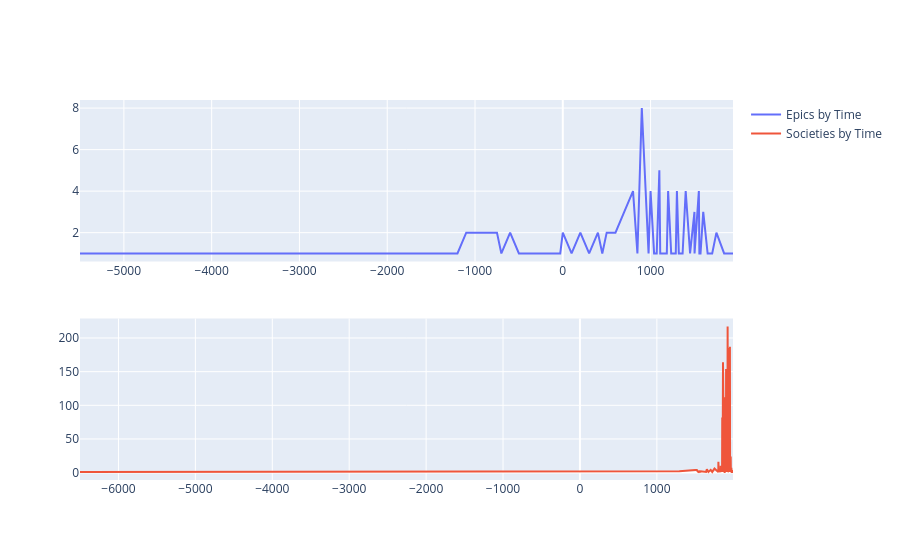

Notebook code cell kept with this figure:
### Code cell
fig9 = make_subplots(rows = 2, cols = 1, specs=[[{'type':'scatter'}], [{'type':'scatter'}]])

# scatter timeline for societies
fig9.add_trace(go.Scatter(x=year_epics.index,
                    y=year_epics.values,
                    name="Epics by Time",
                    mode='lines'
                    ), row=1, col=1
                    )

# scatter timeline for societies
fig9.add_trace(go.Scatter(x=year_group.index,
                    y=year_group.values,
                    name="Societies by Time",
                    mode='lines'
                    ), row=2, col=1
                    )

fig9.show()

#i don't think I'll include this visualization... it's mostly boring

### Figure 1 — Plotly figure (JSON) as saved in the notebook; plotly's stock layout.template omitted (floating-point values rounded to 4 significant figures; data arrays with more than 128 entries replaced by an {"elided": "..."} marker saying what was removed)
{"data": [{"mode": "lines", "name": "Epics by Time", "type": "scatter", "x": [-5500.0, -2500.0, -1500.0, -1292.0, -1200.0, -1100.0, -1000.0, -750.0, -700.0, -600.0, -500.0, -330.0, -100.0, -29.0, 0.0, 100.0, 200.0, 300.0, 400.0, 450.0, 500.0, 600.0, 700.0, 800.0, 850.0, 900.0, 977.0, 1000.0, 1040.0, 1050.0, 1066.0, 1070.0, 1100.0, 1110.0, 1140.0, 1150.0, 1157.0, 1180.0, 1185.0, 1200.0, 1228.0, 1235.0, 1240.0, 1250.0, 1270.0, 1287.0, 1300.0, 1322.0, 1365.0, 1400.0, 1450.0, 1500.0, 1501.0, 1550.0, 1556.0, 1560.0, 1562.0, 1569.0, 1600.0, 1650.0, 1692.0, 1702.0, 1750.0, 1830.0, 1832.0, 1835.0, 1838.0, 1861.0, 1881.0, 1900.0, 1939.0], "xaxis": "x", "y": [1, 1, 1, 1, 1, 2, 2, 2, 1, 2, 1, 1, 1, 1, 2, 1, 2, 1, 2, 1, 2, 2, 3, 4, 1, 8, 1, 4, 1, 1, 1, 1, 5, 1, 1, 1, 1, 1, 1, 4, 1, 1, 1, 1, 1, 1, 4, 1, 1, 4, 1, 3, 1, 4, 1, 1, 1, 1, 3, 1, 1, 1, 2, 1, 1, 1, 1, 1, 1, 1, 1], "yaxis": "y"}, {"mode": "lines", "name": "Societies by Time", "type": "scatter", "x": {"elided": "137 float values"}, "xaxis": "x2", "y": {"elided": "137 int values"}, "yaxis": "y2"}], "layout": {"xaxis": {"anchor": "y", "domain": [0, 1]}, "xaxis2": {"anchor": "y2", "domain": [0, 1]}, "yaxis": {"anchor": "x", "domain": [0.575, 1]}, "yaxis2": {"anchor": "x2", "domain": [0, 0.425]}}}
